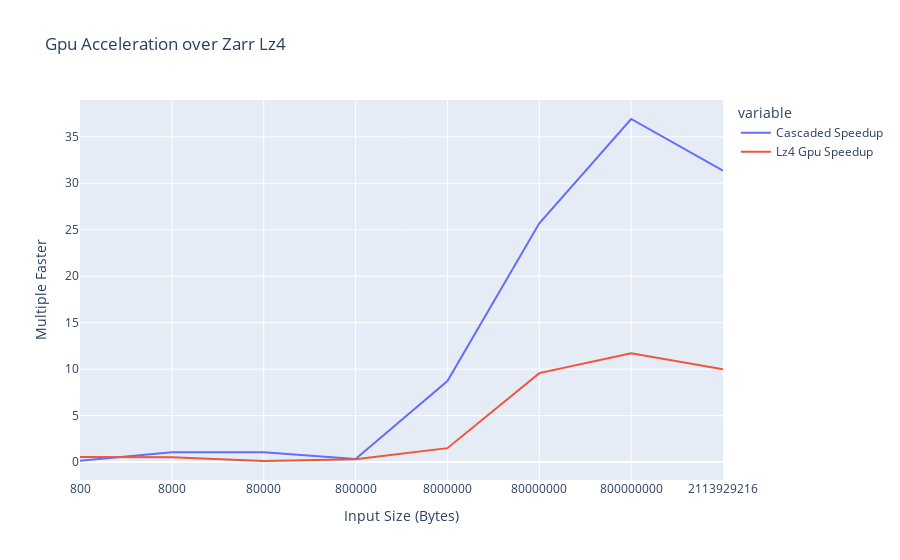

The code cell stored with this chart in its notebook:
### Code cell
import plotly.express as px
title = 'Gpu Acceleration over Zarr Lz4'
subtitle = 'Includes host->gpu copy time'
fig = px.line(df[1:], x='Input Size (Bytes)',
              y=['Cascaded Speedup', 'Lz4 Gpu Speedup'],
              labels={'value': 'Multiple Faster'},
              title=title)
fig.update_xaxes(type='category')
fig.show()

### Figure 1 — Plotly figure (JSON) as saved in the notebook; plotly's stock layout.template omitted (floating-point values rounded to 4 significant figures)
{"data": [{"hovertemplate": "variable=Cascaded Speedup<br>Input Size (Bytes)=%{x}<br>Multiple Faster=%{y}<extra></extra>", "legendgroup": "Cascaded Speedup", "line": {"color": "#636efa", "dash": "solid"}, "marker": {"symbol": "circle"}, "mode": "lines", "name": "Cascaded Speedup", "orientation": "v", "showlegend": true, "type": "scatter", "x": [800, 8000, 80000, 800000, 8000000, 80000000, 800000000, 2113929216], "xaxis": "x", "y": [0.1563, 1.065, 1.054, 0.3355, 8.714, 25.69, 36.91, 31.36], "yaxis": "y"}, {"hovertemplate": "variable=Lz4 Gpu Speedup<br>Input Size (Bytes)=%{x}<br>Multiple Faster=%{y}<extra></extra>", "legendgroup": "Lz4 Gpu Speedup", "line": {"color": "#EF553B", "dash": "solid"}, "marker": {"symbol": "circle"}, "mode": "lines", "name": "Lz4 Gpu Speedup", "orientation": "v", "showlegend": true, "type": "scatter", "x": [800, 8000, 80000, 800000, 8000000, 80000000, 800000000, 2113929216], "xaxis": "x", "y": [0.5593, 0.52, 0.1194, 0.3114, 1.501, 9.576, 11.71, 9.977], "yaxis": "y"}], "layout": {"autosize": true, "legend": {"title": {"text": "variable"}, "tracegroupgap": 0}, "title": {"text": "Gpu Acceleration over Zarr Lz4"}, "xaxis": {"anchor": "y", "autorange": true, "domain": [0, 1], "range": [0, 7], "title": {"text": "Input Size (Bytes)"}, "type": "category"}, "yaxis": {"anchor": "x", "autorange": true, "domain": [0, 1], "range": [-1.925, 38.96], "title": {"text": "Multiple Faster"}, "type": "linear"}}}
